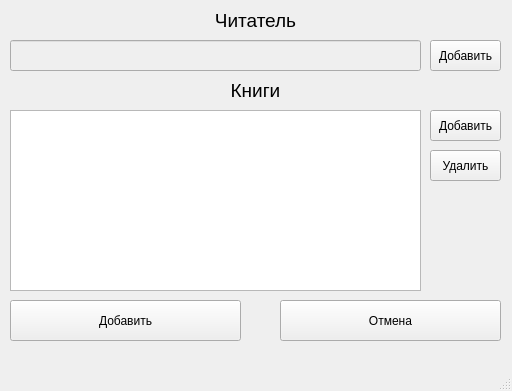
<?xml version="1.0" encoding="UTF-8"?>
<ui version="4.0">
 <class>MainWindow</class>
 <widget class="QMainWindow" name="MainWindow">
  <property name="geometry">
   <rect>
    <x>0</x>
    <y>0</y>
    <width>512</width>
    <height>391</height>
   </rect>
  </property>
  <property name="windowTitle">
   <string>Добавление книги</string>
  </property>
  <property name="documentMode">
   <bool>false</bool>
  </property>
  <widget class="QWidget" name="centralwidget">
   <widget class="QTableWidget" name="table_authors">
    <property name="geometry">
     <rect>
      <x>10</x>
      <y>110</y>
      <width>411</width>
      <height>181</height>
     </rect>
    </property>
    <property name="font">
     <font>
      <pointsize>12</pointsize>
     </font>
    </property>
    <property name="layoutDirection">
     <enum>Qt::LeftToRight</enum>
    </property>
    <attribute name="verticalHeaderVisible">
     <bool>false</bool>
    </attribute>
   </widget>
   <widget class="QLabel" name="label_2">
    <property name="geometry">
     <rect>
      <x>10</x>
      <y>80</y>
      <width>491</width>
      <height>21</height>
     </rect>
    </property>
    <property name="font">
     <font>
      <pointsize>14</pointsize>
      <weight>50</weight>
      <bold>false</bold>
     </font>
    </property>
    <property name="text">
     <string>Книги</string>
    </property>
    <property name="alignment">
     <set>Qt::AlignCenter</set>
    </property>
   </widget>
   <widget class="QPushButton" name="btn_add_tab_auth">
    <property name="geometry">
     <rect>
      <x>430</x>
      <y>110</y>
      <width>71</width>
      <height>31</height>
     </rect>
    </property>
    <property name="text">
     <string>Добавить</string>
    </property>
   </widget>
   <widget class="QPushButton" name="btn_del_auth_tab">
    <property name="geometry">
     <rect>
      <x>430</x>
      <y>150</y>
      <width>71</width>
      <height>31</height>
     </rect>
    </property>
    <property name="text">
     <string>Удалить</string>
    </property>
   </widget>
   <widget class="QLineEdit" name="line_pub_houses">
    <property name="enabled">
     <bool>false</bool>
    </property>
    <property name="geometry">
     <rect>
      <x>10</x>
      <y>40</y>
      <width>411</width>
      <height>31</height>
     </rect>
    </property>
    <property name="font">
     <font>
      <pointsize>14</pointsize>
     </font>
    </property>
   </widget>
   <widget class="QPushButton" name="btn_add_tab_public_house">
    <property name="geometry">
     <rect>
      <x>430</x>
      <y>40</y>
      <width>71</width>
      <height>31</height>
     </rect>
    </property>
    <property name="text">
     <string>Добавить</string>
    </property>
   </widget>
   <widget class="QLabel" name="label_4">
    <property name="geometry">
     <rect>
      <x>10</x>
      <y>10</y>
      <width>491</width>
      <height>21</height>
     </rect>
    </property>
    <property name="font">
     <font>
      <pointsize>14</pointsize>
      <weight>50</weight>
      <bold>false</bold>
     </font>
    </property>
    <property name="text">
     <string>Читатель</string>
    </property>
    <property name="alignment">
     <set>Qt::AlignCenter</set>
    </property>
   </widget>
   <widget class="QPushButton" name="btn_add">
    <property name="geometry">
     <rect>
      <x>10</x>
      <y>300</y>
      <width>231</width>
      <height>41</height>
     </rect>
    </property>
    <property name="text">
     <string>Добавить</string>
    </property>
   </widget>
   <widget class="QPushButton" name="btn_cancel">
    <property name="geometry">
     <rect>
      <x>280</x>
      <y>300</y>
      <width>221</width>
      <height>41</height>
     </rect>
    </property>
    <property name="text">
     <string>Отмена</string>
    </property>
   </widget>
   <widget class="QLabel" name="label_info">
    <property name="geometry">
     <rect>
      <x>10</x>
      <y>350</y>
      <width>491</width>
      <height>21</height>
     </rect>
    </property>
    <property name="font">
     <font>
      <pointsize>14</pointsize>
     </font>
    </property>
    <property name="styleSheet">
     <string notr="true">color: rgb(255, 0, 0);</string>
    </property>
    <property name="text">
     <string/>
    </property>
    <property name="alignment">
     <set>Qt::AlignCenter</set>
    </property>
   </widget>
  </widget>
  <widget class="QStatusBar" name="statusbar"/>
 </widget>
 <resources/>
 <connections/>
</ui>
